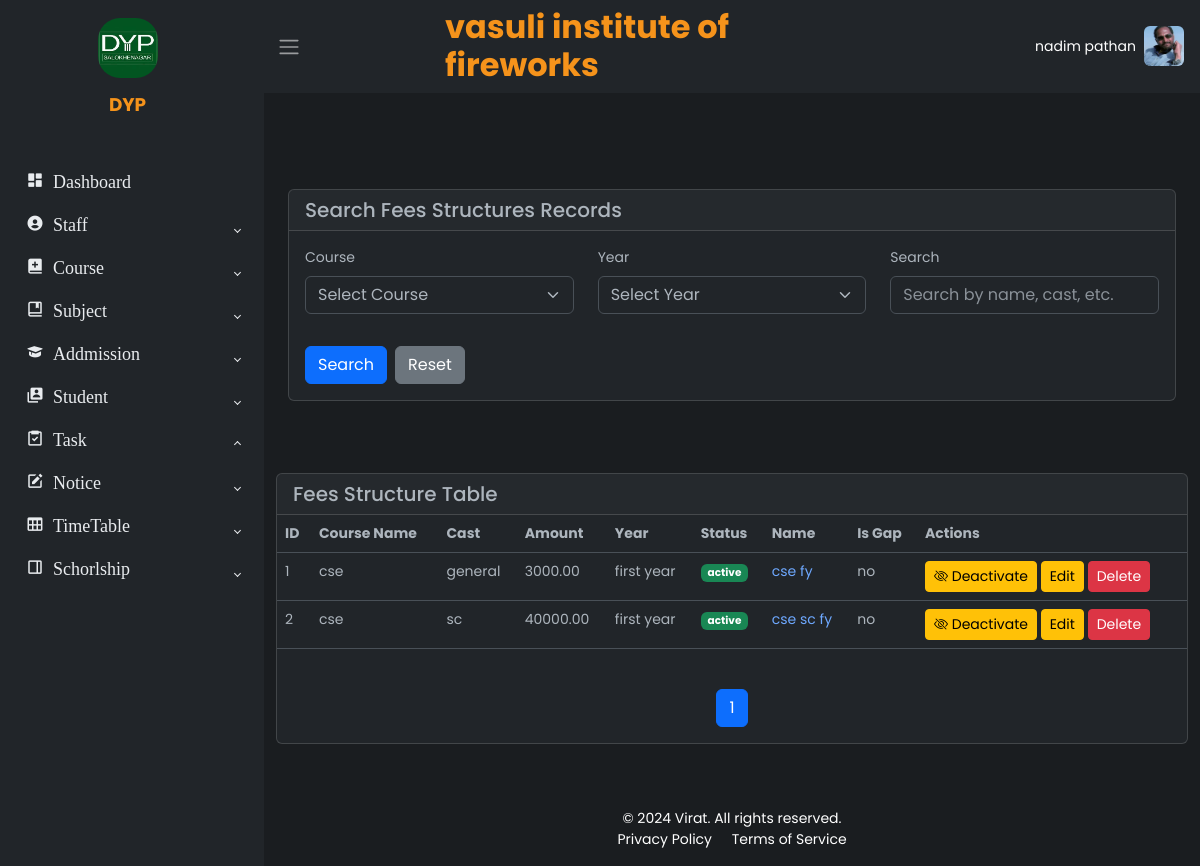
/fees/ (signed in), run on the app's committed database.
### apps/accounts/models.py (models this page shows, shortened)
class CustomUser(AbstractBaseUser, PermissionsMixin):
    Role_choices= (
        ('admin', 'Admin'),
        ('principal', 'Principal'),
        ('vice_principal', 'Vice_Principal'),
        ('hod', 'Hod'),
        ('teacher', 'Teacher'),
        ('accountant', 'Accountant'),
        ('clark', 'Clark'),
        ('examinetor', 'Examinetor'),
        ('librarian', 'Librarian'),
        ('lab_assistant', 'Lab_Assistant'),
        ('student', 'student'),
    )
    first_name = models.CharField(max_length=30)
    last_name = models.CharField(max_length=30)
    username = models.CharField(max_length=50, unique=True)
    mobile = models.TextField(max_length=10, unique=True)
    email = models.TextField(unique=True)
    address = models.TextField(max_length=100)
    role = models.CharField(max_length=30, choices=Role_choices)
    is_active = models.BooleanField(default=True)
    is_staff = models.BooleanField(default=True)  # Typically False for non-superusers
    profile_image = models.ImageField(upload_to='profile_images/', null=True, blank=True)
    inst_id = models.ForeignKey(InstituteMaster,on_delete=models.CASCADE, blank=True, null=True,)
    objects = CustomUserManager()
    USERNAME_FIELD = 'username'
    REQUIRED_FIELDS = ['email', 'mobile']

### apps/institute/models.py (models this page shows, shortened)
class InstituteMaster(models.Model):
    id = models.AutoField(primary_key=True)
    name = models.CharField(max_length=255)
    address = models.TextField()
    village = models.CharField(max_length=100)
    city = models.CharField(max_length=100)
    state = models.CharField(max_length=100)
    district = models.CharField(max_length=100)
    pincode = models.CharField(max_length=10)
    number = models.CharField(max_length=15)
    email = models.EmailField()
    type = models.CharField(max_length=50)
    status = models.CharField(max_length=20, default='active')  # Set default value
    logo = models.ImageField(upload_to='logos/')
    tagline = models.CharField(max_length=255)
    affiliation = models.CharField(max_length=255)

### apps/fees/models.py (models this page shows)
class FeesStructure(models.Model):
    STATUS_CHOICES = [
        ('active', 'active'),
        ('inactive', 'inactive'),
    ]
    id = models.AutoField(primary_key=True)
    course_id = models.ForeignKey(CourseMaster, on_delete=models.CASCADE)
    cast = models.CharField(max_length=50)
    is_scholarship = models.CharField(max_length=20)
    amount = models.DecimalField(max_digits=10, decimal_places=2)
    year = models.CharField(max_length=10)
    status = models.CharField(max_length=20,default='active')
    name = models.CharField(max_length=100)
    is_gap = models.CharField(max_length=20)

### apps/course/models.py (models this page shows, shortened)
class CourseMaster(models.Model):
    id = models.AutoField(primary_key=True)
    status_choices= (
        ('Active', 'Active'),
        ('Inactive', 'Inactive'),
    )
    name = models.CharField(max_length=255)
    institute_id = models.ForeignKey(InstituteMaster, on_delete=models.CASCADE)
    start_date = models.DateField()
    status = models.CharField(max_length=20, default='active')
    intake_capacity = models.IntegerField()
    durstion = models.CharField(max_length=20, null=True, blank=True)
    submitted_by = models.ForeignKey(settings.AUTH_USER_MODEL, on_delete=models.SET_NULL, null=True)  # Use AUTH_USER_MODEL

### apps/fees/views.py (the view, shortened to what this page needs)
# urls.py: path('', views.fees_structure_list, name='fees_structure_list'),
def fees_structure_list(request):
    course_id = request.GET.get('course', '')
    year = request.GET.get('year', '')
    search_query = request.GET.get('search', '')
    fees_structures = FeesStructure.objects.all()
    if course_id:
        fees_structures = fees_structures.filter(course_id=course_id)
    if year:
        fees_structures = fees_structures.filter(year=year)
    paginator = Paginator(fees_structures, 10)  # Show 10 records per page
    page_number = request.GET.get('page')
    page_obj = paginator.get_page(page_number)
    courses = CourseMaster.objects.all()
    return render(request, 'fees/fees_structure_list.html', {
        'page_obj': page_obj,
        'fees_structures': page_obj.object_list,
        'courses': courses,
        'search_query': search_query,
    })

### templates/fees/fees_structure_list.html (shortened to what this page needs)
{% extends "base.html" %}
{% block content %}
<div class="container-fluid py-5">
    <div class="container-fluid py-5">
        <div class="card mb-4">
            <h5 class="card-header">Search Fees Structures Records</h5>
            <div class="card-body">
                <form method="GET" class="row align-items-center">
                    <div class="col-md-4 mb-3">
                        <label for="course" class="form-label">Course</label>
                        <select class="form-select" id="course" name="course">
                            <option value="" selected>Select Course</option>
                        </select>
                    </div>
                    <div class="col-md-4 mb-3">
                        <label for="year" class="form-label">Year</label>
                        <select class="form-select" id="year" name="year">
                            <option value="" selected>Select Year</option>
                        </select>
                    </div>
                    <div class="col-md-4 mb-3">
                        <label for="search" class="form-label">Search</label>
                        <input type="text" name="search" id="search" class="form-control" placeholder="Search by name, cast, etc." value="{{ request.GET.search }}">
                    </div>
                    <div class="col-md-4 mt-3 d-flex">
                        <button type="submit" class="btn btn-primary me-2">Search</button>
                        <a href="{% url 'fees_structure_list' %}" class="btn btn-secondary">Reset</a>
                    </div>
                </form>
            </div>
        </div>
    </div>
    <div class="card">
        <h5 class="card-header">Fees Structure Table</h5>
        <div class="table-responsive text-nowrap">
            <table class="table">
                <thead>
                    <tr>
                        <th>ID</th>
                        <th>Course Name</th>
                        <th>Cast</th>
                        <th>Amount</th>
                        <th>Year</th>
                        <th>Status</th>
                        <th>Name</th>
                        <th>Is Gap</th>
                        <th>Actions</th>
                    </tr>
                </thead>
                <tbody>
                    {% for fees_structure in page_obj %}
                    <tr>
                        <td>{{ fees_structure.pk }}</td>
                        <td>{{ fees_structure.course_id.name }}</td>
                        <td>{{ fees_structure.cast }}</td>
                        <td>{{ fees_structure.amount }}</td>
                        <td>{{ fees_structure.year }}</td>
                        <td><span class="badge bg-success">{{ fees_structure.status }}</span></td>
                        <td><a href="{% url 'fees_structure_detail' fees_structure.pk %}"> {{ fees_structure.name }}</a></td>
                        <td>{{ fees_structure.is_gap }}</td>
                        <td>
                            <a href="{% url 'fees_structure_toggle_status' fees_structure.pk %}" class="btn btn-sm btn-warning">
                                {% if fees_structure.status == 'active' %}
                                    <i class="bi bi-eye-slash"></i> Deactivate
                                {% else %}
                                    <i class="bi bi-eye"></i> Activate
                                {% endif %}
                              </a>
                            <a href="{% url 'fees_structure_update' fees_structure.pk %}" class="btn btn-warning btn-sm">Edit</a>
                            <form method="post" action="{% url 'fees_Structure_delete' fees_structure.pk %}" style="display: inline;">
                                <button type="submit" class="btn btn-danger btn-sm" onclick="return confirm('Are you sure you want to delete this record?');">Delete</button>
                            </form>
                        </td>
                    </tr>
                    {% endfor %}
                </tbody>
            </table>
        </div>
        <nav aria-label="Page navigation" class="mt-4">
            <ul class="pagination justify-content-center">
                {% for num in page_obj.paginator.page_range %}
                    {% if page_obj.number == num %}
                        <li class="page-item active"><span class="page-link">{{ num }}</span></li>
                    {% elif num > page_obj.number|add:'-3' and num < page_obj.number|add:'3' %}
                        <li class="page-item"><a class="page-link" href="?{% if request.GET.course %}course={{ request.GET.course }}&{% endif %}{% if request.GET.year %}year={{ request.GET.year }}&{% endif %}{% if request.GET.search %}search={{ request.GET.search }}&{% endif %}page={{ num }}">{{ num }}</a></li>
                    {% endif %}
                {% endfor %}
            </ul>
        </nav>
    </div>
</div>
{% endblock content %}

### templates/base.html (shortened to what this page needs)
<!DOCTYPE html>
<html lang="en" data-bs-theme="dark">
<head>
    <link rel="stylesheet" href="https://cdn.jsdelivr.net/npm/bootstrap@5.3.0-alpha2/dist/css/bootstrap.min.css">
    <link rel="stylesheet" href="https://cdn.jsdelivr.net/npm/bootstrap-icons@1.10.0/font/bootstrap-icons.css">
    <link href="https://unpkg.com/boxicons/css/boxicons.min.css" rel="stylesheet">
    <link rel="stylesheet" href="/static/css/style.css">
</head>
<body>
    <div class="wrapper">
        <aside id="sidebar" class="ap-sidebar">
            <div class="h-100">
                <div class="sidebar-logo d-flex flex-column align-items-center mb-4">
                    <a href="#" class="d-flex flex-column align-items-center text-white text-decoration-none">
                        <img src="{{ request.user.inst_id.logo.url }}" alt="Institute Logo" class="img-fluid mb-2" style="width: 60px; height: auto; border-radius: 22px;">
                    <span class="h8 mb-0" style="text-align: center; margin-left: -9px; margin-top: 5px; color:#f5931b;font-weight: bold;">
                        {{ request.user.inst_id.tagline }}
                    </span>
                    </a>
                </div>
                <ul class="sidebar-nave">
                    <li class="sidebar-item">
                        <a href="{%url 'dashboard'%}" class="sidebar-link">
                            <i class='bx bxs-dashboard' style="font-size: 18px;"> Dashboard </i>
                        </a>
                    </li>
                    <li class="sidebar-item">
                        <a href="#" class="sidebar-link collapsed" data-bs-toggle="collapse" data-bs-target="#coursesDropdown" aria-expanded="false">
                            <i class='bx bxs-user-circle' style="font-size: 18px;"> Staff </i>
                        </a>
                    </li>
                    <li class="sidebar-item">
                        <a href="#" class="sidebar-link collapsed" data-bs-toggle="collapse" data-bs-target="#facultyDropdown" aria-expanded="false">
                            <i class='bx bxs-book-add' style="font-size: 18px;"> Course </i>
                        </a>
                    </li>
                    <li class="sidebar-item">
                        <a href="#" class="sidebar-link collapsed" data-bs-toggle="collapse" data-bs-target="#adminDropdown" aria-expanded="false">
                            <i class='bx bx-book-bookmark' style="font-size: 18px;"> Subject </i>
                        </a>
                    </li>
                    <li class="sidebar-item">
                        <a href="#" class="sidebar-link collapsed" data-bs-toggle="collapse" data-bs-target="#admissionDropdown" aria-expanded="false">
                            <i class='bx bxs-graduation' style="font-size: 18px;"> Addmission </i>
                        </a>
                    </li>
                    <li class="sidebar-item">
                        <a href="#" class="sidebar-link collapsed" data-bs-toggle="collapse" data-bs-target="#studentDropdown" aria-expanded="false">
                            <i class='bx bxs-user-account' style="font-size: 18px;"> Student </i>
                        </a>
                    </li>
                        {% if request.user.role != 'student'%}
                    <li class="sidebar-item">
                        <a href="#" class="sidebar-link" onclick="handleTaskClick(event)" data-bs-toggle="collapse" data-bs-target="#taskDropdown" aria-expanded="false">
                            <i class='bx bx-task' style="font-size: 18px;"> Task </i>
                        </a>
                    </li>
                    {% endif %}
                {% if request.user.role != 'student'%}
                  <li class="sidebar-item">
                    <a href="#" class="sidebar-link collapsed" data-bs-toggle="collapse" data-bs-target="#noticeDropdown" aria-expanded="false">
                        <i class='bx bxs-edit' style="font-size: 18px;"> Notice </i>
                    </a>
                </li>
                {% endif %}
                <li class="sidebar-item">
                    <a href="#" class="sidebar-link collapsed" data-bs-toggle="collapse" data-bs-target="#timetableDropdown" aria-expanded="false">
                        <i class='bx bx-table' style="font-size: 18px;"> TimeTable </i>
                    </a>
                </li>
            <li class="sidebar-item">
                <a href="#" class="sidebar-link collapsed" data-bs-toggle="collapse" data-bs-target="#scholarshipDropdown" aria-expanded="false">
                    <i class='bx bx-dock-right' style="font-size: 18px;"> Schorlship </i>
                </a>
            </li>
                </ul>
            </div>
        </aside>
        <div class="main">
            <nav class="navbar navbar-expand " style="background-color: var(--bs-dark)">
                <button class="btn" id="sidebar-toggle" type="button">
                    <span class="navbar-toggler-icon"></span>
                </button>
                <div class="navbar-collapse d-flex justify-content-center">
                    <form class="d-flex mx-auto" style="width: 50%;">
                        <div class="input-group w-100 d-flex justify-content-center" style="color: black;">
                            <span class="h2 mb-0" style="color:#f5931b;font-weight: bold;">
                                {{ request.user.inst_id.name }}
                             </span>
                        </div>
                    </form>
                    <ul class="navbar-nav ms-3 mx-3">
                        <li class="nav-item dropdown d-flex align-items-center">
                            <a href="#" data-bs-toggle="dropdown" class="nav-icon d-flex align-items-center flex-row-reverse pe-md-0">
                               <img src="{{ request.user.profile_image.url }}" class="avatar img-fluid rounded ms-2" alt="">
                                <span class="text-white">{{request.user.first_name}}</span>
                            </a>
                        </li>
                    </ul>
                </div>
            </nav>
            {%block content%}
            {%endblock content%}
<footer class="text-white py-3">
    <div class="container-fluid">
        <div class="row justify-content-center text-center">
            <div class="col-md-12">
                <p class="mb-0">&copy; 2024 Virat. All rights reserved.</p>
                <a href="#" class="text-white text-decoration-none me-3">Privacy Policy</a>
                <a href="#" class="text-white text-decoration-none">Terms of Service</a>
            </div>
        </div>
    </div>
</footer>
        </div>
    </div>
</body>
</html>

### data on the page
CustomUser: user.inst_id.logo (picture), user.inst_id.tagline "DYP", user.inst_id.name "vasuli institute of fireworks", user.profile_image (picture), user.first_name "nadim pathan"
FeesStructure: pk "1", course_id.name "cse", cast "general", amount "3000.00", year "first year", status "active", name "cse fy", is_gap "no", shows "Deactivate"
FeesStructure: pk "2", course_id.name "cse", cast "sc", amount "40000.00", year "first year", status "active", name "cse sc fy", is_gap "no", shows "Deactivate"

### other printed values
{{ num }} "1"
